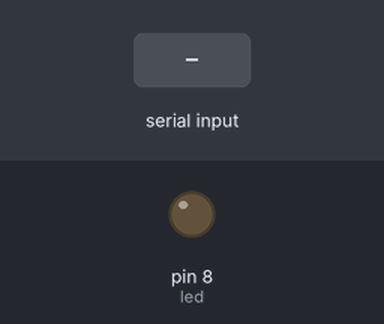
This sketch was run on a simulated Arduino Uno, built with avr-gcc and run on an emulated ATmega328P. Shown: output pins drawn as LEDs (lit = HIGH). The test bench sets the inputs (shaded band).

Above: at 1.2 s.
1.3 s: "1" received over Serial
At 3.4 s:
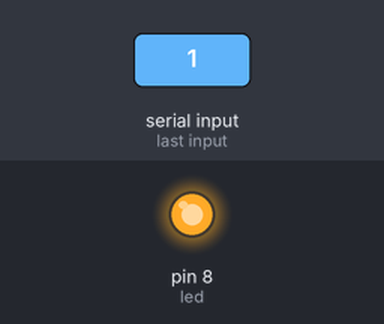
Timing chart, 0 to 8.9 s (numbered marks = the images above; inputs shaded):
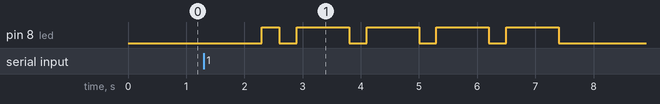

The sketch:

printMorse.ino
```cpp
#define led 8
#define dotduration 300
unsigned long time;
String textToMorse;
String charCode;
String digits[36] = {".-","-...","-.-.","-..",".","..-.",
                      "--.","....","..",".---","-.-",".-..",
                      "--","-.","---",".--.","--.-",".-.",
                      "...","-","..-","...-",".--","-..-",
                      "-.--","--..","-----",".----","..---","...--",
                      "....-",".....","-....","--...","---..","----."};
void setup() {
  Serial.begin(9600);
  pinMode(led, OUTPUT);
  charCode = "";
  textToMorse = "";
}

void dotFlash(){
  time = millis();
  digitalWrite(led, HIGH);
  while(millis()<(time+dotduration));
  digitalWrite(led, LOW);
}

void dashFlash(){
  time = millis();
  digitalWrite(led, HIGH);
  while(millis()<(time+dotduration*3));
  digitalWrite(led, LOW);
}

void interval(){
  time = millis();
  while(millis()<(time+dotduration));
}

void space() {
  time = millis();
  while(millis()<(time+dotduration*7));
}

void loop() {
  if(Serial.available()>0){
    textToMorse = Serial.readString();
    for(int i=0;i<textToMorse.length();i++){
      if(isDigit(textToMorse[i])) charCode = digits[textToMorse[i]-22];
      else charCode = digits[textToMorse[i]-97];
      for(int j=0;j<charCode.length();j++){
        if(charCode[j]=='.') dotFlash();
        else dashFlash();
        if(j != charCode.length()-1) interval();
        else{
          if(i != textToMorse.length()-1) space();
        }
      }
    }
  }
}
```

Measured:
- after the input at 1.3 s, pin 8 (led): LOW → HIGH after 1.0 s, then repeats every 1.2 s: LOW 0.30 s, HIGH 0.90 s, until it stays LOW from 7.4 s
